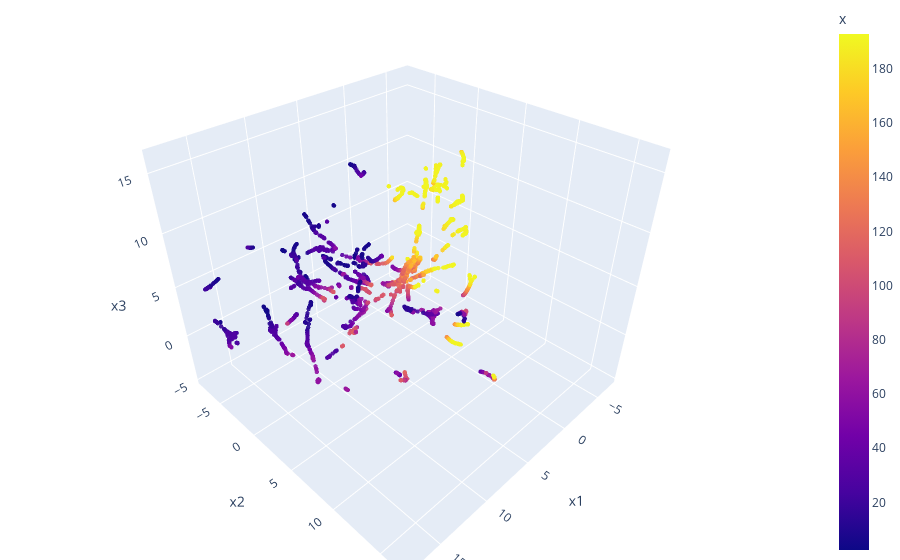

The cell this chart's notebook holds for it:
### Code cell
fig = px.scatter_3d(df, x='x1', y='x2', z='x3',
              color='x', opacity=0.9)

fig.update_traces(marker_size=1.5)

# tight layout
fig.update_layout(margin=dict(l=0, r=0, b=0, t=0))
fig.show()

### Figure 1 — Plotly figure (JSON) as saved in the notebook; plotly's stock layout.template omitted (floating-point values rounded to 4 significant figures; data arrays with more than 128 entries replaced by an {"elided": "..."} marker saying what was removed)
{"data": [{"hovertemplate": "x1=%{x}<br>x2=%{y}<br>x3=%{z}<br>x=%{marker.color}<extra></extra>", "legendgroup": "", "marker": {"color": {"elided": "2792 float values"}, "coloraxis": "coloraxis", "opacity": 0.9, "size": 1.5, "symbol": "circle"}, "mode": "markers", "name": "", "scene": "scene", "showlegend": false, "type": "scatter3d", "x": {"elided": "2792 float values"}, "y": {"elided": "2792 float values"}, "z": {"elided": "2792 float values"}}], "layout": {"coloraxis": {"colorbar": {"title": {"text": "x"}}, "colorscale": [[0, "#0d0887"], [0.1111, "#46039f"], [0.2222, "#7201a8"], [0.3333, "#9c179e"], [0.4444, "#bd3786"], [0.5556, "#d8576b"], [0.6667, "#ed7953"], [0.7778, "#fb9f3a"], [0.8889, "#fdca26"], [1, "#f0f921"]]}, "legend": {"tracegroupgap": 0}, "margin": {"b": 0, "l": 0, "r": 0, "t": 0}, "scene": {"domain": {"x": [0, 1], "y": [0, 1]}, "xaxis": {"title": {"text": "x1"}}, "yaxis": {"title": {"text": "x2"}}, "zaxis": {"title": {"text": "x3"}}}}}
